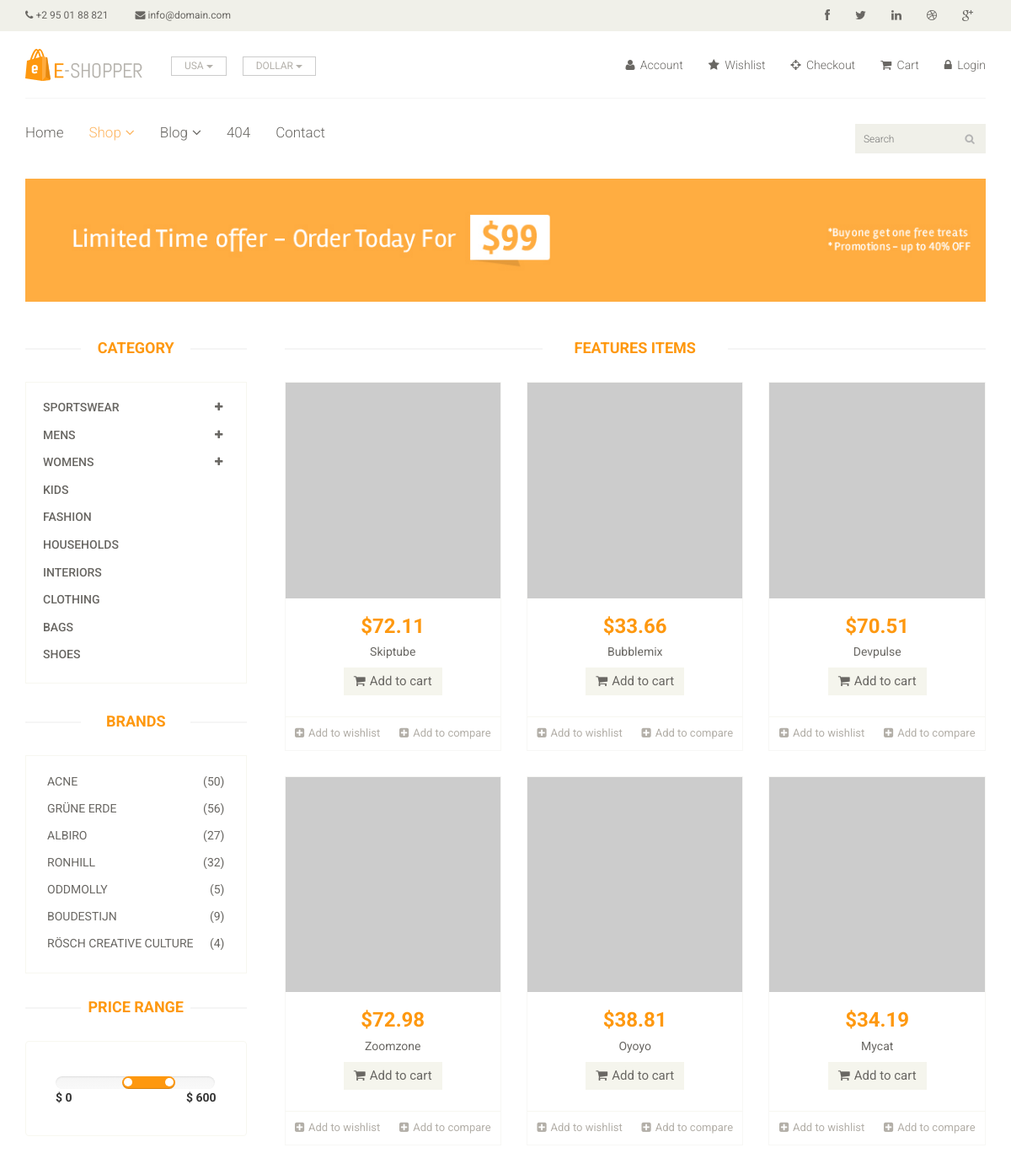
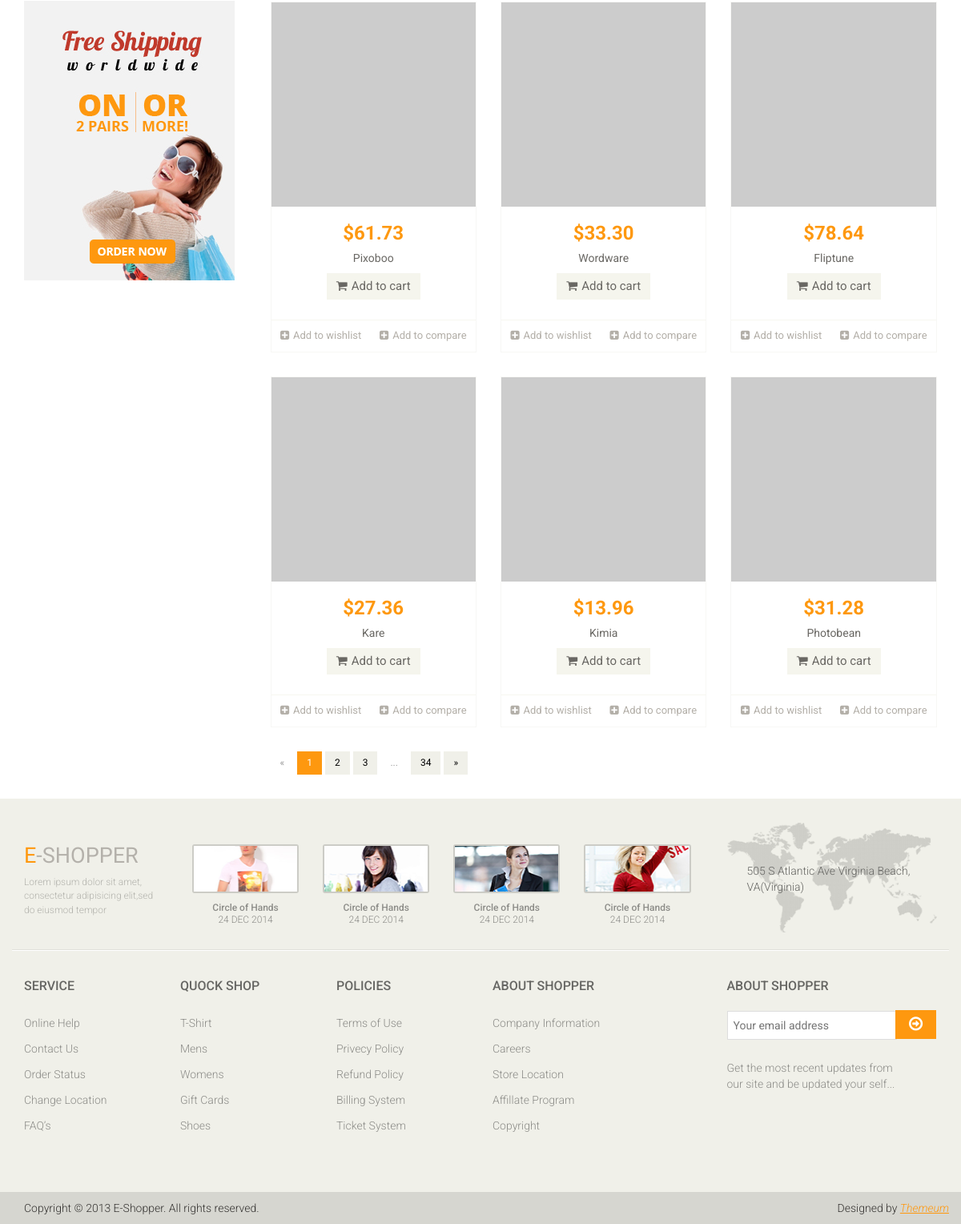
/product, run on the app's committed database (2 pictures, top to bottom).
### tables this page shows
CREATE TABLE `products` (
  `id` int(11) DEFAULT NULL,
  `product_name` varchar(50) DEFAULT NULL,
  `product_price` varchar(50) DEFAULT NULL,
  `product_description` text,
  `link_image` varchar(50) DEFAULT NULL
);

### app/view/shop.php (the view, shortened to what the rows shown need)
<?php include "header.php";
?>
    <body>
<section>
    <div class="container">
        <div class="row">
            <div class="col-sm-3">
                <div class="left-sidebar">
                    <h2>Category</h2>
                    <div class="brands_products">
                        <h2>Brands</h2>
                    </div>
                    <div class="price-range">
                        <h2>Price Range</h2>
                    </div>
                </div>
            </div>
            <div class="col-sm-9 padding-right">
                <div class="features_items">
                    <h2 class="title text-center">Features Items</h2>
                    <?php for ($i = 0; $i < count($result->data); $i++) : ?>
                        <div class="col-sm-4">
                            <div class="product-image-wrapper">
                                <div class="single-products">
                                    <div class="productinfo text-center">
                                        <img src="<?php echo $result->data[$i]['link_image']?>" alt=""/>
                                        <h2><?php echo $result->data[$i]['product_price'] ?></h2>
                                        <p style="text-overflow: ellipsis; white-space: nowrap; width: 100%; height: 16px; line-height: 1 "><?php echo $result->data[$i]['product_name'] ?></p>
                                        <a href="#" class="btn btn-default add-to-cart"><i
                                                class="fa fa-shopping-cart"></i>Add to cart</a>
                                    </div>
                                    <div class="product-overlay">
                                        <div class="overlay-content">
                                        </div>
                                    </div>
                                </div>
                                <div class="choose">
                                    <ul class="nav nav-pills nav-justified">
                                        <li><a href=""><i class="fa fa-plus-square"></i>Add to wishlist</a></li>
                                        <li><a href=""><i class="fa fa-plus-square"></i>Add to compare</a></li>
                                    </ul>
                                </div>
                            </div>
                        </div>
                    <?php endfor; ?>
                </div>
            </div>
        </div>
    </div>
</section>
<footer id="footer">
    <div class="footer-top">
        <div class="container">
            <div class="row">
                <div class="col-sm-2">
                    <div class="companyinfo">
                        <h2><span>e</span>-shopper</h2>
                    </div>
                </div>
                <div class="col-sm-7">
                    <div class="col-sm-3">
                        <div class="video-gallery text-center">
                            <h2>24 DEC 2014</h2>
                        </div>
                    </div>
                    <div class="col-sm-3">
                        <div class="video-gallery text-center">
                            <h2>24 DEC 2014</h2>
                        </div>
                    </div>
                    <div class="col-sm-3">
                        <div class="video-gallery text-center">
                            <h2>24 DEC 2014</h2>
                        </div>
                    </div>
                    <div class="col-sm-3">
                        <div class="video-gallery text-center">
                            <h2>24 DEC 2014</h2>
                        </div>
                    </div>
                </div>
            </div>
        </div>
    </div>
    <div class="footer-widget">
        <div class="container">
            <div class="row">
                <div class="col-sm-2">
                    <div class="single-widget">
                        <h2>Service</h2>
                    </div>
                </div>
                <div class="col-sm-2">
                    <div class="single-widget">
                        <h2>Quock Shop</h2>
                    </div>
                </div>
                <div class="col-sm-2">
                    <div class="single-widget">
                        <h2>Policies</h2>
                    </div>
                </div>
                <div class="col-sm-2">
                    <div class="single-widget">
                        <h2>About Shopper</h2>
                    </div>
                </div>
                <div class="col-sm-3 col-sm-offset-1">
                    <div class="single-widget">
                        <h2>About Shopper</h2>
                    </div>
                </div>
            </div>
        </div>
    </div>
</footer>
<?php include "footer.php" ?>

### data on the page
products: product_price "$72.11", product_name "Skiptube"
products: product_price "$33.66", product_name "Bubblemix"
products: product_price "$70.51", product_name "Devpulse"
products: product_price "$72.98", product_name "Zoomzone"
products: product_price "$38.81", product_name "Oyoyo"
products: product_price "$34.19", product_name "Mycat"
products: product_price "$61.73", product_name "Pixoboo"
products: product_price "$33.30", product_name "Wordware"
products: product_price "$78.64", product_name "Fliptune"
products: product_price "$27.36", product_name "Kare"
products: product_price "$13.96", product_name "Kimia"
products: product_price "$31.28", product_name "Photobean"

### other printed values
$last "34"
